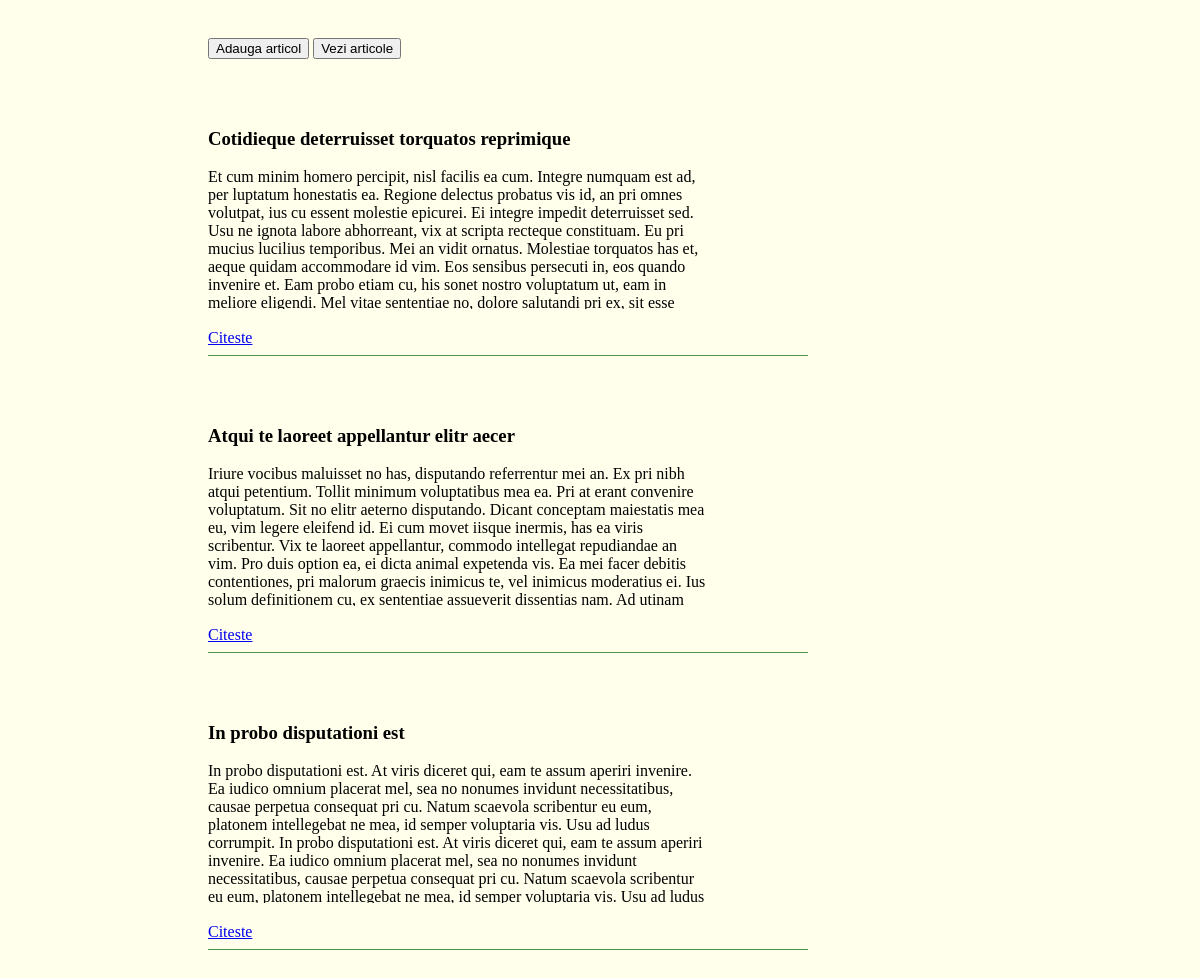
/index.php/top_article, run on the app's committed database.
### tables this page shows
CREATE TABLE IF NOT EXISTS `stored_articles` (
  `id` int(11) NOT NULL AUTO_INCREMENT,
  `title` varchar(150) NOT NULL,
  `slug` varchar(150) NOT NULL,
  `content` text NOT NULL,
  `views` int(50) NOT NULL,
  PRIMARY KEY (`id`)
);

### application/controllers/top_article.php (called while the page is built, shortened)
<?php
class Top_article extends CI_Controller
{
    public function __construct()
    {
        $this->load->model('top_article_model');
    }
    public function index()
    {
        $this->load->view("includes/header");
        $row['dt'] = $this->top_article_model->view();
        $this->load->view('top_article_view', $row);
        $this->load->view("includes/footer");
    }
}

### index.php (called while the page is built, shortened)
<?php
require_once BASEPATH.'core/CodeIgniter.php';

### application/models/top_article_model.php (called while the page is built)
<?php
class Top_article_model extends CI_Model
{
    function view()
    {
        $this->db->order_by("views", "desc");
        $this->db->limit(5);
        $data = $this->db->get('stored_articles');
        if ($data->num_rows() > 0) {
            foreach ($data->result() as $row) {
                $result[] = $row;
            }
            return $result;
        }
    }
}

### application/views/top_article_view.php (the view)
<button id="button_add"><a href="<?php echo base_url(); ?>article">Adauga articol</a></button>
<button><a href="<?php echo base_url(); ?>list_article">Vezi articole</a></button>
<div class="content_view">
    <?php foreach ($dt as $rows) {
        ?>
      <div id="read_content_view">
        <h3><?php echo $rows->title ?></h3>
        <p><?php echo $rows->content ?></p>
        </div>
        <div id="read_view"> <a href="<?php echo site_url('list_article/detail/' . $rows->slug) ?>">Citeste</a></div>
        <hr align="left" width="150%" style="border: none; height: 1px; color: #4D944D; background: #4D944D;" />
        <?php
    }
    ?>
</div>

### css/style.css (style rules this page uses)
body { background-color: #FFFFEB; }
.content_view { margin-left:200px; width:400px; height:1000px; margin-top:30px; }
#read_content_view { width:500px; margin-top:50px; height:200px; overflow: hidden; }
#read_view { margin-top:20px; }
button a { text-decoration:none; color:black; margin-top:30px; }
#button_add { margin-left:200px; }
button { text-decoration: none; margin-top: 30px; }

### data on the page
stored_articles: title "Cotidieque deterruisset torquatos reprimique", content "Et cum minim homero percipit, nisl facilis ea cum. Integre numquam est ad, per luptatum honestatis ea. Regione delectus probatus vis id, an pri omnes volutpat, ius cu essent molestie epicurei. Ei integre impedit deterruisset sed. Usu ne ignota labore abhorreant, vix at scripta recteque constituam. Eu pri mucius lucilius temporibus. Mei an vidit ornatus. Molestiae torquatos has et, aeque quidam accommodare id vim. Eos sensibus persecuti in, eos quando invenire et. Eam probo etiam cu, his sonet nostro voluptatum ut, eam in meliore eligendi. Mel vitae sententiae no, dolore salutandi pri ex, sit esse…"
stored_articles: title "Atqui te laoreet appellantur elitr aecer", content "Iriure vocibus maluisset no has, disputando referrentur mei an. Ex pri nibh atqui petentium. Tollit minimum voluptatibus mea ea. Pri at erant convenire voluptatum. Sit no elitr aeterno disputando. Dicant conceptam maiestatis mea eu, vim legere eleifend id. Ei cum movet iisque inermis, has ea viris scribentur. Vix te laoreet appellantur, commodo intellegat repudiandae an vim. Pro duis option ea, ei dicta animal expetenda vis. Ea mei facer debitis contentiones, pri malorum graecis inimicus te, vel inimicus moderatius ei. Ius solum definitionem cu, ex sententiae assueverit dissentias nam. Ad utinam…"
stored_articles: title "In probo disputationi est", content "In probo disputationi est. At viris diceret qui, eam te assum aperiri invenire. Ea iudico omnium placerat mel, sea no nonumes invidunt necessitatibus, causae perpetua consequat pri cu. Natum scaevola scribentur eu eum, platonem intellegebat ne mea, id semper voluptaria vis. Usu ad ludus corrumpit. In probo disputationi est. At viris diceret qui, eam te assum aperiri invenire. Ea iudico omnium placerat mel, sea no nonumes invidunt necessitatibus, causae perpetua consequat pri cu. Natum scaevola scribentur eu eum, platonem intellegebat ne mea, id semper voluptaria vis. Usu ad ludus…"
